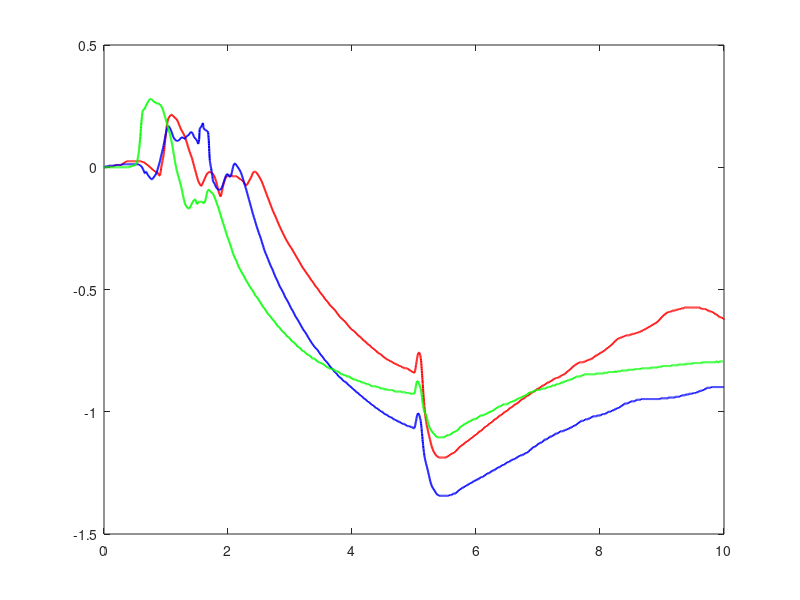

Write the MATLAB code that produced this figure. (Note: this script raises an error after producing the figure.)
%% load file

caso1 = load('Oboe_projects-Andrea-s_Branch/caso1.mat');
caso2 = load('Oboe_projects-Andrea-s_Branch/caso2.mat');
caso3 = load('Oboe_projects-Andrea-s_Branch/caso3.mat');
% caso4 = load('Oboe_projects-Andrea-s_Branch/caso4.mat');
% caso5 = load('Oboe_projects-Andrea-s_Branch/caso5.mat');
% caso6 = load('Oboe_projects-Andrea-s_Branch/caso6.mat');
% caso7 = load('Oboe_projects-Andrea-s_Branch/caso7.mat');
% caso8 = load('Oboe_projects-Andrea-s_Branch/caso8.mat');
% caso9 = load('Oboe_projects-Andrea-s_Branch/caso9.mat');
% caso10 = load('Oboe_projects-Andrea-s_Branch/caso10.mat');
% caso11 = load('Oboe_projects-Andrea-s_Branch/caso11.mat');
% caso12 = load('Oboe_projects-Andrea-s_Branch/caso12.mat');
% caso13 = load('Oboe_projects-Andrea-s_Branch/caso13.mat');
% caso14 = load('Oboe_projects-Andrea-s_Branch/caso14.mat');
% caso15 = load('Oboe_projects-Andrea-s_Branch/caso15.mat');
% caso16 = load('Oboe_projects-Andrea-s_Branch/caso16.mat');
% caso17 = load('Oboe_projects-Andrea-s_Branch/caso17.mat');
% caso18 = load('Oboe_projects-Andrea-s_Branch/caso18.mat');
fprintf('COMMENTI detti durante il laboratorio: \n')
disp('caso 1: non buono --> non mantiene la posizione il motore (rotary) + ROBUSTO al disturbo ');
disp('caso 2: ROBUSTO + non tiene la posizione (come caso 1) ');
disp('caso 3: ROBUSTO + sembra tenere meglio la posizione rispetto al caso 1 e 2');
%% Plot figure
%% caso 1) posizione theta
figure(1)
set(gcf,'Position',[100 100 600 600])
% fontsize(gcf,scale=1.3)
grid on
hLine1=plot(caso1.simulazione_out.time,caso1.simulazione_out.signals.values(:,1),...
    'LineStyle','-',...
    'LineWidth',1.5,...
    'Color', 'r');
hold on 
hLine=plot(caso2.simulazione_out.time,caso2.simulazione_out.signals.values(:,1),...
    'LineStyle','-',...
    'LineWidth',1.5,...
    'Color', 'b');
hold on 
hLine2=plot(caso3.simulazione_out.time,caso3.simulazione_out.signals.values(:,1),...
    'LineStyle','-',...
    'LineWidth',1.5,...
    'Color', 'g');

hLine.Color(4)=1;
hLine1.Color(4)=1;
hLine2.Color(4)=1;
hold off
xlabel("$t$ [s]",'Interpreter',"latex",'FontSize',20) 
ylabel("$\theta$ [rad]",'Interpreter',"latex",'FontSize',20) 
legend('${{\theta}_{caso\, 1}}$','${{\theta}_{caso\, 2}}$','${{\theta}_{caso\, 3}}$','interpreter','latex','FontSize',22, 'Location','southwest')
fontsize(gca,scale=1.3)
xlim([0 15])
axis tight


%% caso 1) posizione alpha
figure(2)
set(gcf,'Position',[100 100 600 600])
% fontsize(gcf,scale=1.3)
grid on
hLine1=plot(caso1.simulazione_out.time,caso1.simulazione_out.signals.values(:,2),...
    'LineStyle','-',...
    'LineWidth',1.5,...
    'Color', 'r');
hold on 
hLine=plot(caso2.simulazione_out.time,caso2.simulazione_out.signals.values(:,2),...
    'LineStyle','-',...
    'LineWidth',1.5,...
    'Color', 'b');
hold on 
hLine2=plot(caso3.simulazione_out.time,caso3.simulazione_out.signals.values(:,2),...
    'LineStyle','-',...
    'LineWidth',1.5,...
    'Color', 'g');

hLine.Color(4)=1;
hLine1.Color(4)=1;
hLine2.Color(4)=1;
hold off
xlabel("$t$ [s]",'Interpreter',"latex",'FontSize',20) 
ylabel("$\alpha$ [rad]",'Interpreter',"latex",'FontSize',20) 
legend('${{\alpha}_{caso\, 1}}$','${{\alpha}_{caso\, 2}}$','${{\alpha}_{caso \,3}}$','interpreter','latex','FontSize',22, 'Location','southwest')
fontsize(gca,scale=1.3)
xlim([0 15])
axis tight

%% caso 1) velocità theta
figure(3)
set(gcf,'Position',[100 100 600 600])
% fontsize(gcf,scale=1.3)
grid on
hLine1=plot(caso1.simulazione_out.time,caso1.simulazione_out.signals.values(:,3),...
    'LineStyle','-',...
    'LineWidth',1.5,...
    'Color', 'r');
hold on 
hLine=plot(caso2.simulazione_out.time,caso2.simulazione_out.signals.values(:,3),...
    'LineStyle','-',...
    'LineWidth',1.5,...
    'Color', 'b');
hold on 
hLine2=plot(caso3.simulazione_out.time,caso3.simulazione_out.signals.values(:,3),...
    'LineStyle','-',...
    'LineWidth',1.5,...
    'Color', 'g');

hLine.Color(4)=1;
hLine1.Color(4)=1;
hLine2.Color(4)=1;
hold off
xlabel("$t$ [s]",'Interpreter',"latex",'FontSize',20) 
ylabel("$\dot{\theta}$ [rad/s]",'Interpreter',"latex",'FontSize',20) 
legend('${\dot{\theta}_{caso\, 1}}$','${\dot{\theta}_{caso\, 2}}$','${\dot{\theta}_{caso\, 3}}$','interpreter','latex','FontSize',22, 'Location','southwest')
fontsize(gca,scale=1.3)
xlim([0 15])
axis tight

%% caso 1) velocità alpha
figure(4)
set(gcf,'Position',[100 100 600 600])
% fontsize(gcf,scale=1.3)
grid on
hLine1=plot(caso1.simulazione_out.time,caso1.simulazione_out.signals.values(:,4),...
    'LineStyle','-',...
    'LineWidth',1.5,...
    'Color', 'r');
hold on 
hLine=plot(caso2.simulazione_out.time,caso2.simulazione_out.signals.values(:,4),...
    'LineStyle','-',...
    'LineWidth',1.5,...
    'Color', 'b');
hold on 
hLine2=plot(caso3.simulazione_out.time,caso3.simulazione_out.signals.values(:,4),...
    'LineStyle','-',...
    'LineWidth',1.5,...
    'Color', 'g');

hLine.Color(4)=1;
hLine1.Color(4)=1;
hLine2.Color(4)=1;
hold off
xlabel("$t$ [s]",'Interpreter',"latex",'FontSize',20) 
ylabel("$\dot{\alpha}$ [rad/s]",'Interpreter',"latex",'FontSize',20) 
legend('${\dot{\alpha}_{caso\, 1}}$','${\dot{\alpha}_{caso\, 2}}$','${\dot{\alpha}_{caso\, 3}}$','interpreter','latex','FontSize',22, 'Location','southwest')
fontsize(gca,scale=1.3)
xlim([0 15])
axis tight
